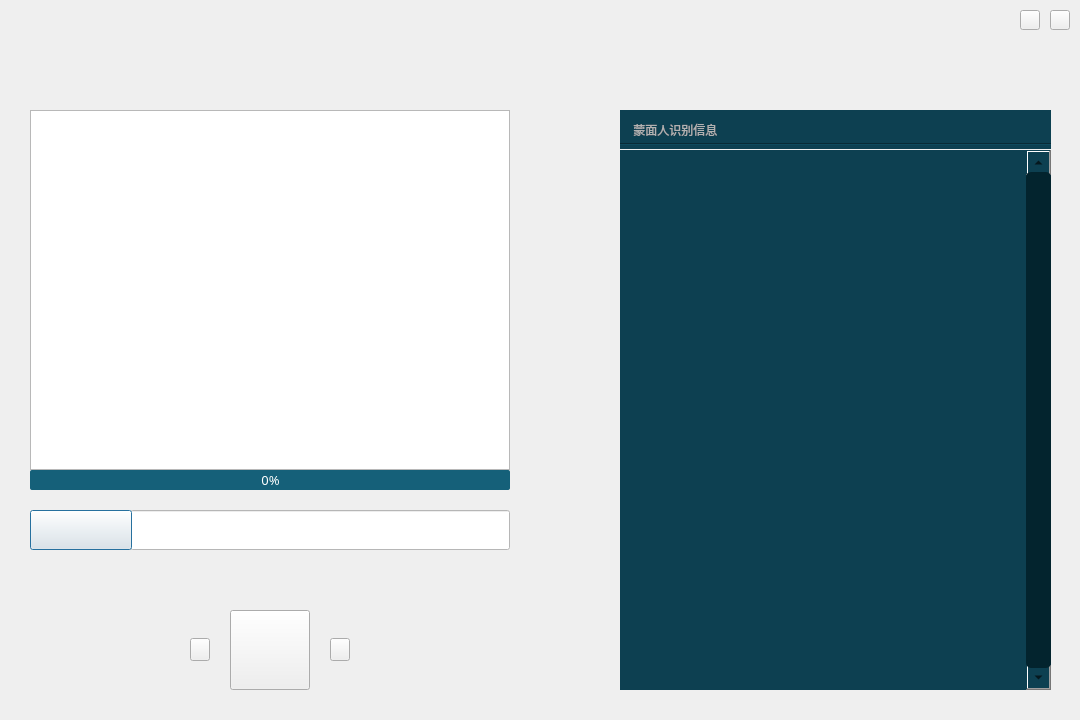
<?xml version="1.0" encoding="UTF-8"?>
<ui version="4.0">
 <class>QtTrajectoryAnalysisClass</class>
 <widget class="QDialog" name="QtTrajectoryAnalysisClass">
  <property name="geometry">
   <rect>
    <x>0</x>
    <y>0</y>
    <width>1080</width>
    <height>720</height>
   </rect>
  </property>
  <property name="minimumSize">
   <size>
    <width>1080</width>
    <height>720</height>
   </size>
  </property>
  <property name="maximumSize">
   <size>
    <width>1080</width>
    <height>720</height>
   </size>
  </property>
  <property name="windowTitle">
   <string>QtMaskManRec</string>
  </property>
  <property name="windowIcon">
   <iconset resource="qttrajectoryanalysis.qrc">
    <normaloff>:/QtTrajectoryAnalysis/Resources/maskManDetect.ico</normaloff>:/QtTrajectoryAnalysis/Resources/maskManDetect.ico</iconset>
  </property>
  <widget class="QWidget" name="widget_background" native="true">
   <property name="geometry">
    <rect>
     <x>0</x>
     <y>0</y>
     <width>1080</width>
     <height>720</height>
    </rect>
   </property>
   <property name="styleSheet">
    <string notr="true">QWidget#widget_background{border-image: url(:/QtTrajectoryAnalysis/Resources/background.png)}</string>
   </property>
   <widget class="QProgressBar" name="progress_bar">
    <property name="geometry">
     <rect>
      <x>30</x>
      <y>470</y>
      <width>480</width>
      <height>20</height>
     </rect>
    </property>
    <property name="font">
     <font>
      <family>微软雅黑</family>
      <pointsize>10</pointsize>
      <weight>9</weight>
      <italic>false</italic>
      <bold>false</bold>
     </font>
    </property>
    <property name="styleSheet">
     <string notr="true"> QProgressBar{
font: 75 10pt &quot;微软雅黑&quot;;
color: #ffffff;
border-radius:2px;
	background-color:#156079;
}
QProgressBar::chunk {
	background-color: rgb(52, 52, 52);
    border-bottom:1px solid gray;
}</string>
    </property>
    <property name="value">
     <number>0</number>
    </property>
    <property name="alignment">
     <set>Qt::AlignCenter</set>
    </property>
   </widget>
   <widget class="QLineEdit" name="lEd_OutputFolder">
    <property name="enabled">
     <bool>true</bool>
    </property>
    <property name="geometry">
     <rect>
      <x>130</x>
      <y>510</y>
      <width>380</width>
      <height>40</height>
     </rect>
    </property>
    <property name="styleSheet">
     <string notr="true">text-indent:5px;
font: 11pt &quot;微软雅黑&quot;;
color: #403e3e;
background-color: #ffffff;</string>
    </property>
   </widget>
   <widget class="QGraphicsView" name="imageView">
    <property name="geometry">
     <rect>
      <x>30</x>
      <y>110</y>
      <width>480</width>
      <height>360</height>
     </rect>
    </property>
    <property name="autoFillBackground">
     <bool>true</bool>
    </property>
    <property name="styleSheet">
     <string notr="true">border-image: url(:/QtTrajectoryAnalysis/Resources/bottomOfImage.png);</string>
    </property>
   </widget>
   <widget class="QLabel" name="label_2">
    <property name="geometry">
     <rect>
      <x>440</x>
      <y>-170</y>
      <width>111</width>
      <height>31</height>
     </rect>
    </property>
    <property name="styleSheet">
     <string notr="true">
font: 14pt &quot;微软雅黑&quot;;</string>
    </property>
    <property name="text">
     <string>&lt;html&gt;&lt;head/&gt;&lt;body&gt;&lt;p&gt;&lt;span style=&quot; font-weight:600;&quot;&gt;事件信息：&lt;/span&gt;&lt;/p&gt;&lt;/body&gt;&lt;/html&gt;</string>
    </property>
   </widget>
   <widget class="QPushButton" name="pBtn_OutputFolder">
    <property name="geometry">
     <rect>
      <x>30</x>
      <y>510</y>
      <width>102</width>
      <height>40</height>
     </rect>
    </property>
    <property name="autoFillBackground">
     <bool>false</bool>
    </property>
    <property name="styleSheet">
     <string notr="true">QPushButton{border-image: url(:/QtTrajectoryAnalysis/Resources/savePath.png);}
QPushButton:hover{border-image: url(:/QtTrajectoryAnalysis/Resources/savePath-hover.png);}
QPushButton:pressed{border-image: url(:/QtTrajectoryAnalysis/Resources/savePath-pressed.png);}
</string>
    </property>
    <property name="text">
     <string/>
    </property>
    <property name="iconSize">
     <size>
      <width>32</width>
      <height>32</height>
     </size>
    </property>
   </widget>
   <widget class="QLabel" name="label">
    <property name="geometry">
     <rect>
      <x>943</x>
      <y>48</y>
      <width>109</width>
      <height>19</height>
     </rect>
    </property>
    <property name="layoutDirection">
     <enum>Qt::RightToLeft</enum>
    </property>
    <property name="styleSheet">
     <string notr="true">image: url(:/QtTrajectoryAnalysis/Resources/maskManDetectLogo.png);</string>
    </property>
    <property name="text">
     <string/>
    </property>
    <property name="alignment">
     <set>Qt::AlignCenter</set>
    </property>
   </widget>
   <widget class="QToolButton" name="pBtn_Run">
    <property name="geometry">
     <rect>
      <x>230</x>
      <y>610</y>
      <width>80</width>
      <height>80</height>
     </rect>
    </property>
    <property name="styleSheet">
     <string notr="true">QToolButton{border-image: url(:/QtTrajectoryAnalysis/Resources/play.png);}
QToolButton:hover{border-image: url(:/QtTrajectoryAnalysis/Resources/play-hover.png);}
QToolButton:pressed{border-image: url(:/QtTrajectoryAnalysis/Resources/play-pressed.png);}
</string>
    </property>
    <property name="text">
     <string/>
    </property>
    <property name="icon">
     <iconset>
      <normaloff>:/QtTrajectoryAnalysis/Resources/startanalyze.png</normaloff>:/QtTrajectoryAnalysis/Resources/startanalyze.png</iconset>
    </property>
    <property name="iconSize">
     <size>
      <width>60</width>
      <height>60</height>
     </size>
    </property>
    <property name="toolButtonStyle">
     <enum>Qt::ToolButtonTextUnderIcon</enum>
    </property>
   </widget>
   <widget class="QPushButton" name="pBtn_minimize">
    <property name="geometry">
     <rect>
      <x>1020</x>
      <y>10</y>
      <width>20</width>
      <height>20</height>
     </rect>
    </property>
    <property name="styleSheet">
     <string notr="true">QPushButton{border-image: url(:/QtTrajectoryAnalysis/Resources/minimize.png);}
QPushButton:hover{border-image: url(:/QtTrajectoryAnalysis/Resources/minimize-mouse.png);}
QPushButton:pressed{border-image: url(:/QtTrajectoryAnalysis/Resources/minimize-mouse.png);}
</string>
    </property>
    <property name="text">
     <string/>
    </property>
    <property name="iconSize">
     <size>
      <width>25</width>
      <height>25</height>
     </size>
    </property>
   </widget>
   <widget class="QPushButton" name="pBtn_exit">
    <property name="geometry">
     <rect>
      <x>1050</x>
      <y>10</y>
      <width>20</width>
      <height>20</height>
     </rect>
    </property>
    <property name="styleSheet">
     <string notr="true">QPushButton{border-image: url(:/QtTrajectoryAnalysis/Resources/exit.png);}
QPushButton:hover{border-image: url(:/QtTrajectoryAnalysis/Resources/exit-mouse.png);}
QPushButton:pressed{border-image: url(:/QtTrajectoryAnalysis/Resources/exit-mouse.png);}
</string>
    </property>
    <property name="text">
     <string/>
    </property>
    <property name="iconSize">
     <size>
      <width>25</width>
      <height>25</height>
     </size>
    </property>
   </widget>
   <widget class="QWidget" name="rightWidget" native="true">
    <property name="geometry">
     <rect>
      <x>620</x>
      <y>110</y>
      <width>431</width>
      <height>580</height>
     </rect>
    </property>
    <widget class="Line" name="line">
     <property name="geometry">
      <rect>
       <x>0</x>
       <y>30</y>
       <width>580</width>
       <height>8</height>
      </rect>
     </property>
     <property name="styleSheet">
      <string notr="true">background-color: #0d4051</string>
     </property>
     <property name="orientation">
      <enum>Qt::Horizontal</enum>
     </property>
    </widget>
    <widget class="QLabel" name="label_3">
     <property name="geometry">
      <rect>
       <x>0</x>
       <y>0</y>
       <width>580</width>
       <height>39</height>
      </rect>
     </property>
     <property name="styleSheet">
      <string notr="true">color: rgb(178, 178, 178);
background-color: #0d4051;
font: 75 13pt &quot;微软雅黑&quot;; </string>
     </property>
     <property name="text">
      <string>    蒙面人识别信息</string>
     </property>
    </widget>
    <widget class="QTextBrowser" name="textBrowser">
     <property name="geometry">
      <rect>
       <x>0</x>
       <y>40</y>
       <width>431</width>
       <height>540</height>
      </rect>
     </property>
     <property name="styleSheet">
      <string notr="true">
QScrollBar:vertical
{
    width:25px;
    background:rgba(0,0,0,0%);
    margin:0px,0px,0px,0px;
    padding-top:22px;   
    padding-bottom:22px;
}
QScrollBar::handle:vertical
{
    width:25px;
	background-color: #03242e;
    border-radius:5px;   
    min-height:20;
}
QScrollBar::sub-line:vertical  
{
    height:22px;width:25px;
	border-image: url(:/QtTrajectoryAnalysis/Resources/uparrow.png);
    subcontrol-position:top;
}
QScrollBar::add-line:vertical{
    height:22px;width:25px;
    border-image: url(:/QtTrajectoryAnalysis/Resources/downarrow.png);
    subcontrol-position:bottom;
}

QTextBrowser{font: 75 10pt &quot;微软雅黑&quot;; 
color: rgb(255, 255, 255);
background-color: #0d4051;
}</string>
     </property>
     <property name="frameShape">
      <enum>QFrame::NoFrame</enum>
     </property>
     <property name="verticalScrollBarPolicy">
      <enum>Qt::ScrollBarAlwaysOn</enum>
     </property>
    </widget>
    <zorder>label_3</zorder>
    <zorder>textBrowser</zorder>
    <zorder>line</zorder>
   </widget>
   <widget class="QToolButton" name="pBtn_forward">
    <property name="geometry">
     <rect>
      <x>330</x>
      <y>638</y>
      <width>20</width>
      <height>23</height>
     </rect>
    </property>
    <property name="styleSheet">
     <string notr="true">QToolButton{border-image: url(:/QtTrajectoryAnalysis/Resources/forward.png);}
QToolButton:hover{border-image: url(:/QtTrajectoryAnalysis/Resources/forward-hover.png);}
QToolButton:pressed{border-image: url(:/QtTrajectoryAnalysis/Resources/forward-pressed.png);}
</string>
    </property>
    <property name="text">
     <string/>
    </property>
   </widget>
   <widget class="QToolButton" name="pBtn_backward">
    <property name="geometry">
     <rect>
      <x>190</x>
      <y>638</y>
      <width>20</width>
      <height>23</height>
     </rect>
    </property>
    <property name="styleSheet">
     <string notr="true">QToolButton{border-image: url(:/QtTrajectoryAnalysis/Resources/back.png);}
QToolButton:hover{border-image: url(:/QtTrajectoryAnalysis/Resources/back-hover.png);}
QToolButton:pressed{border-image: url(:/QtTrajectoryAnalysis/Resources/backward-pressed.png);}
</string>
    </property>
    <property name="text">
     <string/>
    </property>
   </widget>
  </widget>
 </widget>
 <layoutdefault spacing="6" margin="11"/>
 <resources>
  <include location="qttrajectoryanalysis.qrc"/>
 </resources>
 <connections/>
</ui>
